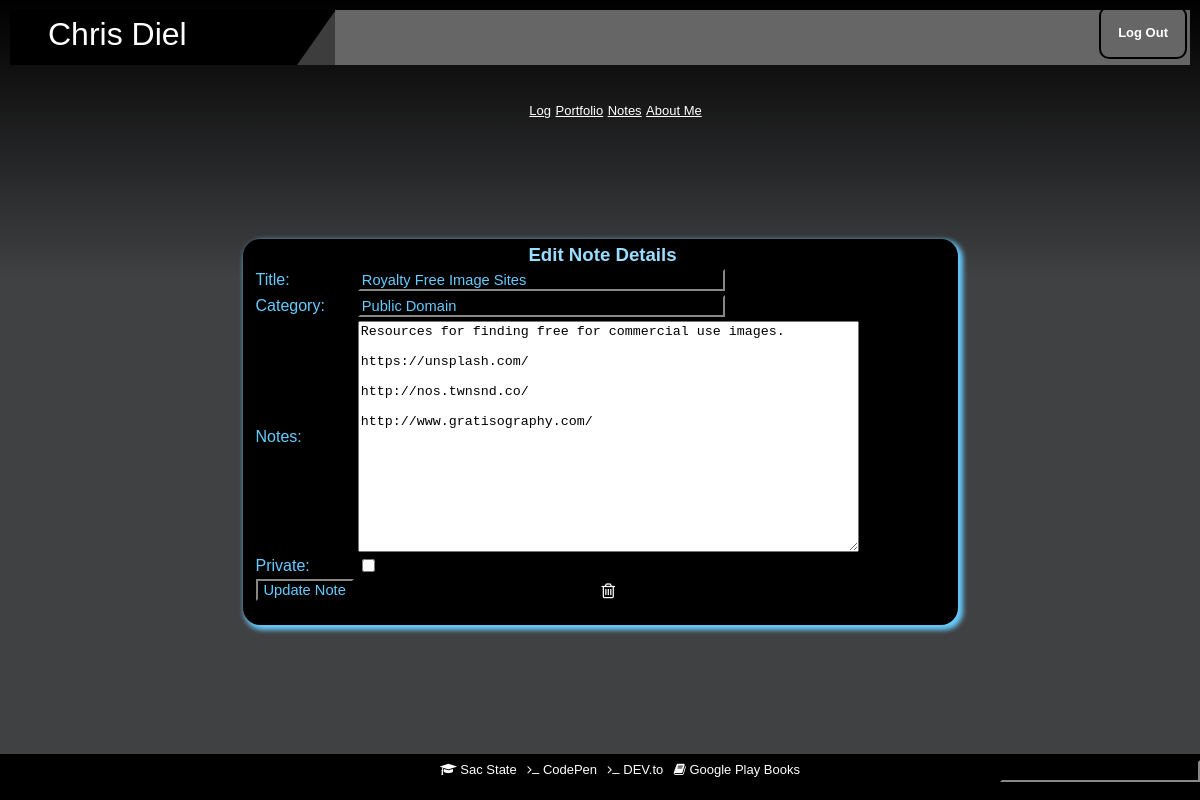
/notesi_edit_form.php?NoteID=8 (signed in), run on the app's committed database.
### tables this page shows
create table NOTESI(
    NoteID int unsigned not null auto_increment primary key,
    Title char(40) not null,
    Category char(40) not null,
    NOTES TEXT not null,
    Private TINYINT
);

### User_fns.php (called while the page is built, shortened)
<?php
function get_notei_details($video) {
  $conn = db_connect();
  $query = "select * from NOTESI where NoteID='".$video."'";
  $result = @$conn->query($query);
  $result = @$result->fetch_assoc();
  return $result;
}

### admin_fns.php (the view, shortened to what this page needs)
<?php
function display_notei_form($video = '') {
  $edit = is_array($video);
?>
  <form method="post"
        action="<?php echo $edit ? 'notesi_edit.php' : 'notesi_insert.php';?>">
  <table border="0">
  <tr>
    <td>Title:</td>
    <td><input type="text" name="Title" size="40"
               value="<?php echo $edit ? $video['Title'] : ''; ?>" /></td>
  </tr>
  <tr>
    <td>Category:</td>
    <td><input type="text" name="Category" size="40"
               value="<?php echo $edit ? $video['Category'] : ''; ?>" /></td>
  </tr>
   <tr>
    <td>Notes:</td>
    <td><textarea id="Blog" wrap="virtual" cols="60" rows="15" name="Note"><?php echo $edit ? $video['NOTES'] : ''; ?></textarea></td>
   </tr>
    <tr>
        <td>Private:</td>
        <td><input type="checkbox" name="Private" value="1"  <?php if($edit) {if( $video['Private'] =='1') {echo "checked='yes'";}}; ?>/></td>
    </tr>
    <tr>
      <td <?php if (!$edit) { echo "colspan=2"; }?> align="center">
        <input type="submit"
               value="<?php echo $edit ? 'Update' : 'Insert'; ?> Note" />
        </form></td>
        <?php
           if ($edit) {
             echo "<td color=\"#e50000\">
                   <div align=\"center\"><a href=\"delete_note.php?NoteID=".$row['NoteID']."\">
                   <i class=\"fa fa-trash-o fa-lg\"></i></a></div></td>";
            }
          ?>
<?php
}
?>

### main.css (style rules this page uses)
html, body { margin:0; padding:0; height:100%; }
body { FONT-FAMILY: calibri, Arial, courier; color: #66ccff; text-align: center; background: #404143; width: 100%; }
A:link { FONT-SIZE: 13px; BACKGROUND: none transparent scroll repeat 0% 0%; COLOR: #FFFFFF; FONT-FAMILY: Verdana, Helvetica; }
INPUT { background-color: black; border-color: 333333; color: 66ccff; FONT-FAMILY: Verdana, Helvetica; font-weight: 0; font-size: 11pt; }

### data on the page
notesi: Title "Royalty Free Image Sites", Category "Public Domain", Note "Resources for finding free for commercial use images. https://unsplash.com/ http://nos.twnsnd.co/ http://www.gratisography.com/"
